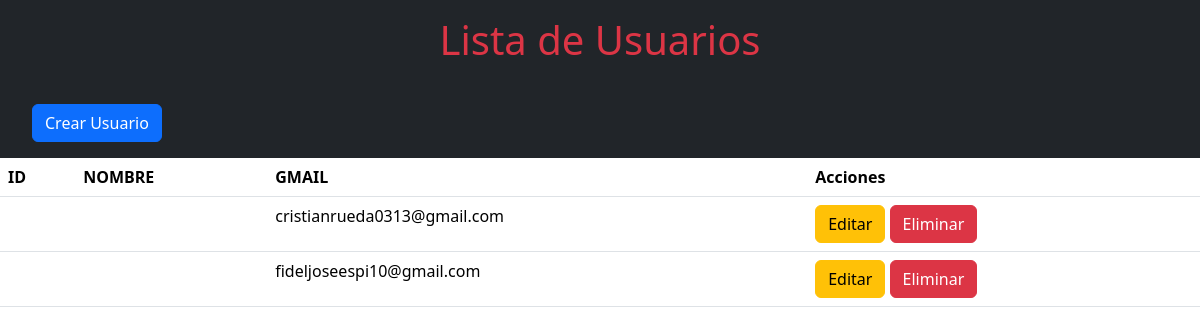
Page /PROYECTO-PDO/index.php on the earlier database version.
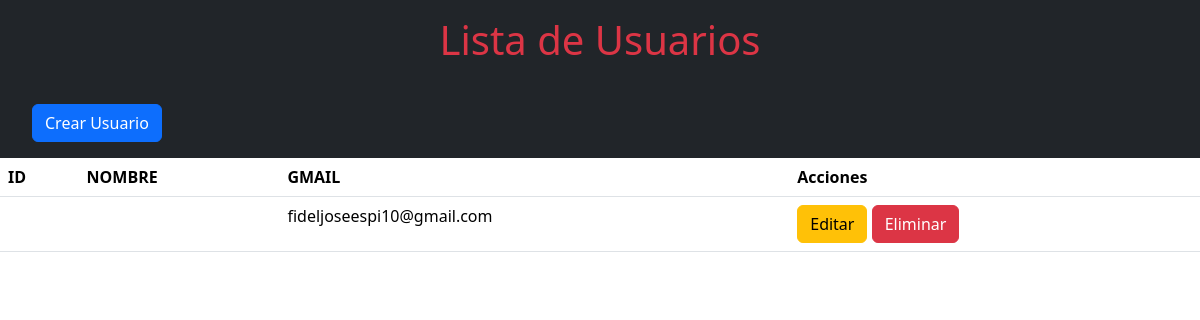
Same page on the later database version.
### tables this page shows
CREATE TABLE `usuarios` (
  `id_usuario` int(255) NOT NULL,
  `nombre_usuario` varchar(255) NOT NULL,
  `email` varchar(55) NOT NULL,
  `nit` int(55) NOT NULL,
  `telefono` varchar(55) NOT NULL,
  `contrasena` varchar(255) NOT NULL,
  `id_rol` int(255) NOT NULL,
  `user_reset_code` varchar(7) DEFAULT NULL,
  `user_reset_code_expiration` datetime DEFAULT NULL
);

### PROYECTO-PDO/controllers/UsuarioController.php (called while the page is built, shortened)
<?php
require_once 'models/Usuario.php';
class UsuarioController {
    public function index() {
        $usuarioModel = new Usuario();
        $usuarios = $usuarioModel->obtenerUsuarios();
        require 'views/usuarios/index.php';
    }
}
?>

### PROYECTO-PDO/config/db.php (called while the page is built)
<?php
class Database {
    private $host = "localhost";
    private $dbname = "mi_base_de_datos";
    private $username = "root";
    private $password = "";
    public function getConnection() {
        $conexion = null;
        try {
            $conexion = new PDO("mysql:host=" . $this->host . ";dbname=" . $this->dbname, $this->username, $this->password);
            $conexion->setAttribute(PDO::ATTR_ERRMODE, PDO::ERRMODE_EXCEPTION);
        } catch (PDOException $exception) {
            echo "Error de conexión: " . $exception->getMessage();
        }
        return $conexion;
    }
}
?>

### PROYECTO-PDO/models/usuario.php (called while the page is built, shortened)
<?php
require_once 'config/db.php';
class Usuario {
    private $conexion;
    public function __construct() {
        $database = new Database();
        $this->conexion = $database->getConnection();
    }
    public function obtenerUsuarios() {
        $query = "SELECT * FROM usuarios";
        $stmt = $this->conexion->prepare($query);
        $stmt->execute();
        return $stmt->fetchAll(PDO::FETCH_ASSOC);
    }
}
?>

### PROYECTO-PDO/views/usuarios/index.php (the view, shortened to what this page needs)
<link href="https://cdn.jsdelivr.net/npm/bootstrap@5.3.3/dist/css/bootstrap.min.css" rel="stylesheet">
<div class="bg-dark">
<h1 class="text-center text-danger p-3">Lista de Usuarios</h1>
<div class="p-3 mx-3">
<a class="btn btn-primary" href="index.php?action=create" role="button">Crear Usuario</a>
</div>
<table class="table">
  <thead>
    <tr>
      <th scope="col">ID</th>
      <th scope="col">NOMBRE</th>
      <th scope="col">GMAIL</th>
      <th scope="col">Acciones</th>
    </tr>
  </thead>
  <tbody>
        <?php foreach ($usuarios as $usuario): ?>
            <tr>
                <td><?= $usuario['id'] ?></td>
                <td><?= $usuario['nombre'] ?></td>
                <td><?= $usuario['email'] ?></td>
                <td>
                    <a href="index.php?action=edit&id=<?= $usuario['id'] ?>" class="btn btn-warning">Editar</a>
                    <a href="index.php?action=delete&id=<?= $usuario['id'] ?>" onclick="return confirm('¿Estás seguro?')" class="btn btn-danger">Eliminar</a>
                </td>
            </tr>
        <?php endforeach; ?>
    </tbody>
</table>
</div>

### PROYECTO-PDO/index.php (shortened to what this page needs)
<?php
require_once 'controllers/UsuarioController.php';
$action = isset($_GET['action']) ? $_GET['action'] : 'index';
$controller = new UsuarioController();
switch ($action) {
    default:
        $controller->index();
        break;
}
?>

Differences in the rows shown:
removed usuarios: email "cristianrueda0313@gmail.com"
